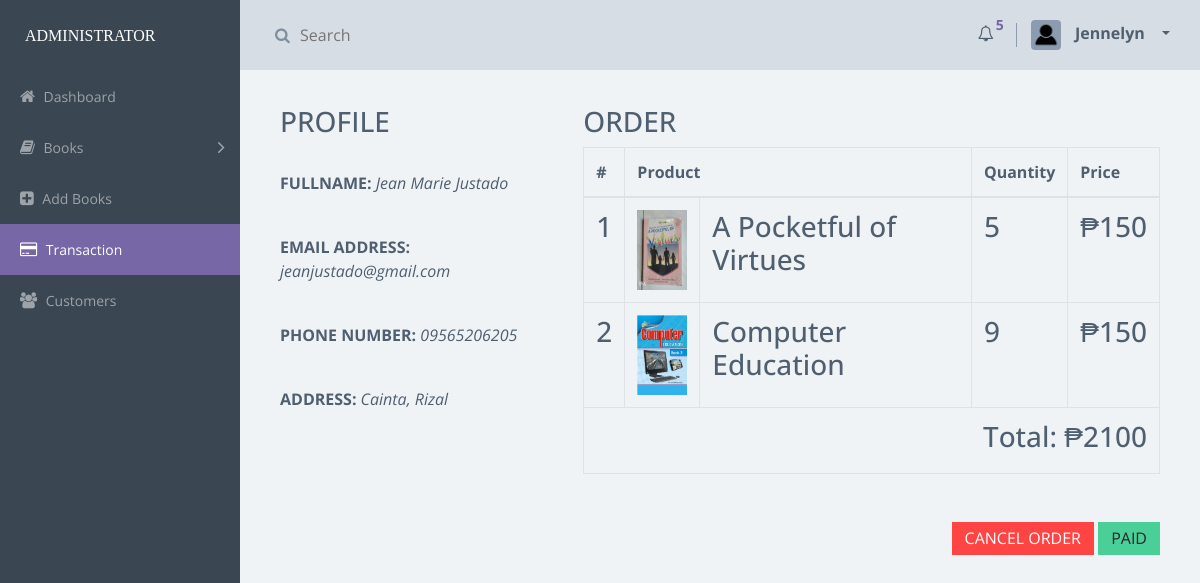
The app's page /pages/admin/notification.php?customer_name=Jean Marie Justado (signed in) with its own data.
### tables this page shows
CREATE TABLE `customer` (
  `id` int(11) NOT NULL,
  `customer_name` varchar(100) NOT NULL,
  `customer_email` varchar(70) NOT NULL,
  `customer_phone` varchar(15) NOT NULL,
  `customer_address` text NOT NULL
);

CREATE TABLE `temp_cart` (
  `id` int(11) NOT NULL,
  `ip_add` text NOT NULL,
  `customer_name` text NOT NULL,
  `bookid` int(11) NOT NULL,
  `quantity` int(11) NOT NULL,
  `price` int(11) NOT NULL,
  `cost` int(11) NOT NULL,
  `status` text NOT NULL,
  `date_` timestamp NOT NULL DEFAULT CURRENT_TIMESTAMP ON UPDATE CURRENT_TIMESTAMP
);

CREATE TABLE `book_info` (
  `id` int(11) NOT NULL,
  `book_title` varchar(200) DEFAULT NULL,
  `book_author` varchar(200) DEFAULT NULL,
  `book_description` text,
  `book_subject` varchar(200) DEFAULT NULL,
  `book_isbn` varchar(200) DEFAULT NULL,
  `book_price` int(25) DEFAULT NULL,
  `book_stocks` int(25) DEFAULT NULL,
  `book_cover` text,
  `book_publisher` text NOT NULL,
  `book_copyright` text NOT NULL,
  `time_added` timestamp NOT NULL DEFAULT CURRENT_TIMESTAMP ON UPDATE CURRENT_TIMESTAMP
);

### pages/admin/notification.php (the view, shortened to what this page needs)
<?php
	include 'connect.php';
    if (isset($_SESSION['first_name'])) {
        $session_user = $_SESSION['first_name'];
    }
    else {
        header("Location: ../login.php");
    }
?>
<!DOCTYPE html>
<html>
	<head>
        <link rel="stylesheet" href="css/vendor.css">
        <link rel="stylesheet" href="css/app-purple.css">
	</head>
	<body>
		 <div class="main-wrapper">
            <div class="app" id="app">
                <header class="header">
                    <div class="header-block header-block-search">
                        <form role="search">
                            <div class="input-container">
                                <i class="fa fa-search"></i>
                                <input type="search" placeholder="Search">
                            </div>
                        </form>
                    </div>
                    <div class="header-block header-block-nav">
                        <ul class="nav-profile">
                            <li class="notifications new">
                                <a href="" data-toggle="dropdown">
                                    <i class="fa fa-bell-o"></i>
                                    <sup>
                                        <span class="counter">
                                            <?php
                                                $notif = "SELECT * FROM stocks WHERE status='unread'";
                                                $sql = mysqli_query($conn, $notif);
                                                $sql_c = mysqli_num_rows($sql);
                                                $get_cart = "SELECT * FROM temp_cart WHERE status = 'unread'";
                                                $result = mysqli_query($conn, $get_cart);
                                                $count = mysqli_num_rows($result);
                                                $total_notif = $sql_c + $count;
                                                if (($count > 0) OR ($sql_c > 0)) {
                                                    echo $total_notif;
                                                }
                                            ?>
                                        </span>
                                    </sup>
                                </a>
                            </li>
                            <li class="profile dropdown">
                                <a class="nav-link dropdown-toggle" data-toggle="dropdown" href="#" role="button" aria-haspopup="true" aria-expanded="false">
                                    <div class="img" style="background-image: url('../../assets/images/profile-default.png')"> </div>
                                    <span class="name"> <?php echo $session_user; ?> </span>
                                </a>
                            </li>
                        </ul>
                    </div>
                </header>
                <aside class="sidebar">
                    <div class="sidebar-container">
                        <div class="sidebar-header">
                            <div class="brand">
                             <span style='font-family:georgia'>ADMINISTRATOR</span>
                            </div>
                        </div>
                        <nav class="menu">
                            <ul class="sidebar-menu metismenu" id="sidebar-menu">
                                <li>
                                    <a href="index.php">
                                        <i class="fa fa-home"></i> Dashboard </a>
                                </li>
                                <li>
                                    <a href="">
                                        <i class="fa fa-book"></i> Books
                                        <i class="fa arrow"></i>
                                    </a>
                                </li>
                                <li>
                                    <a href="add_book.php">
                                        <i class="fa fa-plus-square"></i> Add Books
                                    </a>
                                </li>
                                <li class='active'>
                                    <a href="notification.php">
                                        <i class="fa fa-credit-card"></i> Transaction
                                    </a>
                                </li>
                                <li>
                                    <a href="customers.php">
                                        <i class="fa fa-users"></i> Customers </a>
                                </li>
                            </ul>
                        </nav>
                    </div>
                </aside>
                <article class="content dashboard-page">
                    <section class="section">
                        <?php
                            if (isset($_GET['customer_name'])) {
                                $customer_name = $_GET['customer_name'];
                                echo "<div class='row'>";
                                $get_profile = "SELECT * FROM customer WHERE customer_name = '$customer_name'";
                                $query_get_profile = mysqli_query($conn, $get_profile);
                                $count_get_profile = mysqli_num_rows($query_get_profile);
                                if ($count_get_profile > 0) {
                                    echo "<div class='col-md-4'>";
                                    while ($profile = mysqli_fetch_array($query_get_profile)) {
                                        echo "<h3>PROFILE</h3><br>
                                        <p><b>FULLNAME: </b><i> ". $profile['customer_name'] . "</i></p><br>
                                        <p><b>EMAIL ADDRESS: </b><i> ". $profile['customer_email'] . "</i></p><br>
                                        <p><b>PHONE NUMBER: </b><i> ". $profile['customer_phone'] . "</i></p><br>
                                        <p><b>ADDRESS: </b><i> ". $profile['customer_address'] . "</i></p>";
                                    }
                                    echo "</div>";
                                }
                                echo "<div class='col-md-8'><h3>ORDER</h3>
                                    <table class='table table-bordered table-hover'><thead class='thead-inverse'>
                                        <tr>
                                            <th>#</th>
                                            <th colspan='2'>Product</th>
                                            <th>Quantity</th>
                                            <th>Price</th>
                                        </tr>
                                    </thead>";
                                    $count = 1;
                                    $total_cost = 0;
                                    $get_cart = "SELECT * FROM temp_cart WHERE customer_name = '$customer_name'";
                                    $query_get_cart = mysqli_query($conn, $get_cart);
                                    $count_get_cart = mysqli_num_rows($query_get_cart);
                                    echo "<tbody>";
                                        if ($count_get_cart > 0) {
                                            while ($book = mysqli_fetch_array($query_get_cart)) {
                                                $bookid = $book['bookid'];
                                                $cost = $book['cost'];
                                                $total_cost += $cost;
                                                echo "<tr>
                                                <td><h3>". $count++ ."</h3></td>";
                                                $get_book = "SELECT * FROM book_info WHERE id IN (SELECT bookid FROM temp_cart WHERE customer_name = '$customer_name' AND bookid = '$bookid')";
                                                $query_get_book = mysqli_query($conn, $get_book);
                                                while ($row = mysqli_fetch_array($query_get_book)) {
                                                    echo "<td><img src='../../images/". $row['book_cover'] ."' width='50px' height='80px'></td>
                                                        <td><h3>". $row['book_title'] ."</h3></td>";
                                                }
                                                echo "<td><h3>". $book['quantity'] ."</h3></td>
                                                    <td><h3> ₱". $book['price'] ."</h3></td>
                                                </tr>";
                                            }
                                            echo "<tr><td colspan='6' align='right'><h3>Total: ₱". $total_cost ."</h3></td></tr>";
                                        }
                                echo "<tbody></table>
                                    <div align='right' class='mt-5'>
                                    <form method='GET' action='notification.php'>
                                        <a href='run_notif.php?customer_name=". $customer_name ."&status=cancel_order' class='btn btn-danger' name='cancel_order'>CANCEL ORDER</a>
                                        <a href='run_notif.php?customer_name=". $customer_name ."' class='btn btn-success' name='paid'>PAID</a>
                                    </form>
                                    </div>
                                    </div>
                                </div>";
                            }
                        ?>
                    </section>
                </article>
            </div>
        </div>
	</body>
</html>

### records on screen
customer: customer_name "Jean Marie Justado", customer_email "jeanjustado@gmail.com", customer_phone "09565206205", customer_address "Cainta, Rizal"
temp_cart: quantity "5", price "150"
book_info: book_cover (picture), book_title "A Pocketful of Virtues"
temp_cart: quantity "9", price "150"
book_info: book_cover (picture), book_title "Computer Education"

### other values on screen
$total_notif "5"
$session_user "Jennelyn"
$total_cost "2100"
